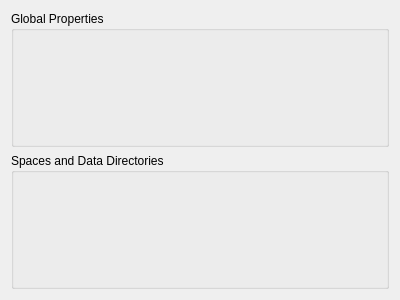
<?xml version="1.0" encoding="UTF-8"?>
<ui version="4.0">
 <class>GeneralWorkspace</class>
 <widget class="QWidget" name="GeneralWorkspace">
  <property name="geometry">
   <rect>
    <x>0</x>
    <y>0</y>
    <width>400</width>
    <height>300</height>
   </rect>
  </property>
  <property name="windowTitle">
   <string>Form</string>
  </property>
  <layout class="QVBoxLayout" name="verticalLayout">
   <item>
    <widget class="QGroupBox" name="globalBox">
     <property name="toolTip">
      <string>Global properties for this experiment</string>
     </property>
     <property name="title">
      <string>Global Properties</string>
     </property>
     <layout class="QVBoxLayout" name="verticalLayout_3">
      <item>
       <widget class="GlobalPropertyWidget" name="globalProperties" native="true"/>
      </item>
     </layout>
    </widget>
   </item>
   <item>
    <widget class="QGroupBox" name="universeBox">
     <property name="toolTip">
      <string>Manages space and tracking data directory</string>
     </property>
     <property name="title">
      <string>Spaces and Data Directories</string>
     </property>
     <layout class="QVBoxLayout" name="verticalLayout_4">
      <item>
       <widget class="UniverseEditorWidget" name="universeEditor" native="true"/>
      </item>
     </layout>
    </widget>
   </item>
  </layout>
 </widget>
 <customwidgets>
  <customwidget>
   <class>GlobalPropertyWidget</class>
   <extends>QWidget</extends>
   <header location="global">fort/studio/widget/GlobalPropertyWidget.hpp</header>
   <container>1</container>
  </customwidget>
  <customwidget>
   <class>UniverseEditorWidget</class>
   <extends>QWidget</extends>
   <header location="global">fort/studio/widget/UniverseEditorWidget.hpp</header>
   <container>1</container>
  </customwidget>
 </customwidgets>
 <resources/>
 <connections/>
</ui>
